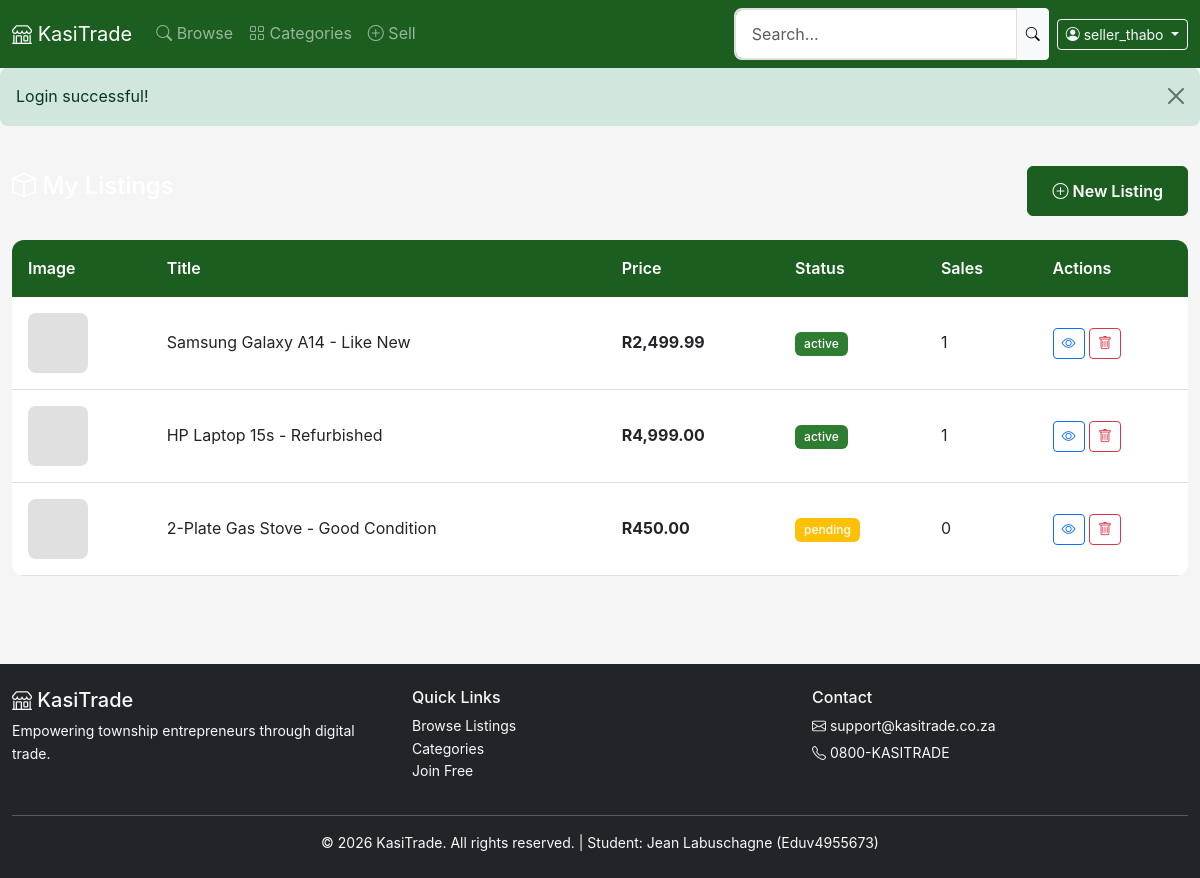
/my-listings.php (signed in), run on the app's committed database.
### tables this page shows
CREATE TABLE listings (
    listing_id INT AUTO_INCREMENT PRIMARY KEY,
    seller_id INT NOT NULL,
    title VARCHAR(200) NOT NULL,
    description TEXT,
    price DECIMAL(10, 2) NOT NULL,
    category_id INT NOT NULL,
    condition_status VARCHAR(20) DEFAULT 'new',
    image_paths JSON,
    status ENUM('active', 'pending', 'sold', 'suspended', 'deleted') DEFAULT 'pending',
    view_count INT DEFAULT 0,
    created_at TIMESTAMP DEFAULT CURRENT_TIMESTAMP,
    updated_at TIMESTAMP DEFAULT CURRENT_TIMESTAMP ON UPDATE CURRENT_TIMESTAMP,
    FOREIGN KEY (seller_id) REFERENCES users(user_id) ON DELETE CASCADE,
    FOREIGN KEY (category_id) REFERENCES categories(category_id) ON DELETE RESTRICT
);

### my-listings.php (the view, shortened to what this page needs)
<?php
require_once 'includes/header.php';
$stmt = $pdo->prepare("SELECT l.*, c.category_name,
                       (SELECT COUNT(*) FROM transactions WHERE listing_id = l.listing_id) as sale_count
                       FROM listings l
                       JOIN categories c ON l.category_id = c.category_id
                       WHERE l.seller_id = ? AND l.status != 'deleted'
                       ORDER BY l.created_at DESC");
$stmt->execute([$_SESSION['user_id']]);
$listings = $stmt->fetchAll();
?>
<div class="container py-4">
    <div class="d-flex justify-content-between align-items-center mb-4">
        <h4><i class="bi bi-box"></i> My Listings</h4>
        <a href="create-listing.php" class="btn btn-kasitrade"><i class="bi bi-plus-circle"></i> New Listing</a>
    </div>
    <?php if (empty($listings)): ?>
    <div class="text-center py-5">
        <i class="bi bi-box display-1 text-muted"></i>
        <p class="text-muted mt-3">No listings yet. Start selling!</p>
        <a href="create-listing.php" class="btn btn-kasitrade">Post First Item</a>
    </div>
    <?php else: ?>
    <div class="table-responsive">
        <table class="table table-hover">
            <thead class="table-dark">
                <tr>
                    <th>Image</th>
                    <th>Title</th>
                    <th>Price</th>
                    <th>Status</th>
                    <th>Sales</th>
                    <th>Actions</th>
                </tr>
            </thead>
            <tbody>
                <?php foreach ($listings as $item): ?>
                <tr>
                    <td>
                        <img src="<?= $item['image_paths'] ? json_decode($item['image_paths'])[0] : 'assets/images/no-image.jpg' ?>"
                             style="width: 60px; height: 60px; object-fit: cover; border-radius: 8px;"
                             onerror="this.src='assets/images/no-image.jpg'">
                    </td>
                    <td><?= clean($item['title']) ?></td>
                    <td class="text-kasitrade"><?= formatPrice($item['price']) ?></td>
                    <td><span class="badge bg-<?= $item['status'] === 'active' ? 'success' : ($item['status'] === 'pending' ? 'warning' : 'secondary') ?>"><?= $item['status'] ?></span></td>
                    <td><?= $item['sale_count'] ?></td>
                    <td>
                        <a href="listing.php?id=<?= $item['listing_id'] ?>" class="btn btn-sm btn-outline-primary"><i class="bi bi-eye"></i></a>
                        <form method="POST" class="d-inline" onsubmit="return confirm('Delete this listing?')">
                            <button type="submit" class="btn btn-sm btn-outline-danger"><i class="bi bi-trash"></i></button>
                        </form>
                    </td>
                </tr>
                <?php endforeach; ?>
            </tbody>
        </table>
    </div>
    <?php endif; ?>
</div>
<?php require_once 'includes/footer.php'; ?>

### includes/header.php (shortened to what this page needs)
<?php
require_once __DIR__ . '/../config/functions.php';
?>
<!DOCTYPE html>
<html lang="en">
<head>
    <link href="https://cdn.jsdelivr.net/npm/bootstrap@5.3.0/dist/css/bootstrap.min.css" rel="stylesheet">
    <link rel="stylesheet" href="https://cdn.jsdelivr.net/npm/bootstrap-icons@1.10.0/font/bootstrap-icons.css">
    <link rel="stylesheet" href="assets/css/style.css">
    <link rel="stylesheet" href="assets/css/responsive.css">
    <link rel="stylesheet" href="assets/css/bootstrap-custom.css">
</head>
<body>
    <nav class="navbar navbar-expand-lg navbar-dark bg-kasitrade sticky-top">
        <div class="container">
            <a class="navbar-brand" href="index.php">
                <i class="bi bi-shop"></i> KasiTrade
            </a>
            <div class="collapse navbar-collapse" id="mainNav">
                <ul class="navbar-nav me-auto">
                    <li class="nav-item"><a class="nav-link" href="browse.php"><i class="bi bi-search"></i> Browse</a></li>
                    <li class="nav-item"><a class="nav-link" href="categories.php"><i class="bi bi-grid"></i> Categories</a></li>
                    <?php if (hasPermission('post_listings')): ?>
                    <li class="nav-item"><a class="nav-link" href="create-listing.php"><i class="bi bi-plus-circle"></i> Sell</a></li>
                    <?php endif; ?>
                </ul>
                <form class="d-flex me-2" action="browse.php" method="GET">
                    <div class="input-group">
                        <input class="form-control form-control-sm" type="search" name="search"
                               placeholder="Search..." value="<?= clean($_GET['search'] ?? '') ?>">
                        <button class="btn btn-light btn-sm" type="submit"><i class="bi bi-search"></i></button>
                    </div>
                </form>
                <?php if (isLoggedIn()): ?>
                <div class="dropdown">
                    <button class="btn btn-outline-light dropdown-toggle btn-sm" type="button" data-bs-toggle="dropdown">
                        <i class="bi bi-person-circle"></i> <?= clean($_SESSION['username']) ?>
                    </button>
                </div>
                <?php else: ?>
                <a href="auth/login.php" class="btn btn-outline-light btn-sm">Login</a>
                <a href="auth/register.php" class="btn btn-light btn-sm ms-2">Join</a>
                <?php endif; ?>
            </div>
        </div>
    </nav>
    <main id="main-content" class="pb-5">
    <?= flash() ?>

### config/functions.php (shortened to what this page needs)
<?php
function isLoggedIn() {
    return isset($_SESSION['user_id']);
}
function hasPermission($perm) {
    return isset($_SESSION['permissions']) && in_array($perm, $_SESSION['permissions']);
}
function flash() {
    if (isset($_SESSION['flash'])) {
        $f = $_SESSION['flash'];
        return "<div class='alert alert-{$f['type']} alert-dismissible fade show' role='alert'>
                {$f['message']}
                <button type='button' class='btn-close' data-bs-dismiss='alert'></button>
                </div>";
    }
    return '';
}
function clean($data) {
    return htmlspecialchars(trim($data), ENT_QUOTES, 'UTF-8');
}
function formatPrice($price) {
    return 'R' . number_format($price, 2);
}
?>

### includes/footer.php (shortened to what this page needs)
    </main>
    <footer class="bg-dark text-light py-4 mt-auto">
        <div class="container">
            <div class="row">
                <div class="col-md-4">
                    <h5><i class="bi bi-shop"></i> KasiTrade</h5>
                    <p class="small">Empowering township entrepreneurs through digital trade.</p>
                </div>
                <div class="col-md-4">
                    <h6>Quick Links</h6>
                    <ul class="list-unstyled small">
                        <li><a href="browse.php" class="text-light text-decoration-none">Browse Listings</a></li>
                        <li><a href="categories.php" class="text-light text-decoration-none">Categories</a></li>
                        <li><a href="auth/register.php" class="text-light text-decoration-none">Join Free</a></li>
                    </ul>
                </div>
                <div class="col-md-4">
                    <h6>Contact</h6>
                    <p class="small mb-1"><i class="bi bi-envelope"></i> support@kasitrade.co.za</p>
                    <p class="small"><i class="bi bi-telephone"></i> 0800-KASITRADE</p>
                </div>
            </div>
            <hr class="my-3">
            <p class="text-center small mb-0">&copy; 2026 KasiTrade. All rights reserved. | Student: Jean Labuschagne (Eduv4955673)</p>
        </div>
    </footer>
</body>
</html>

### assets/css/style.css (style rules this page uses)
:root { --kasitrade-primary: #1B5E20; --kasitrade-secondary: #FF6F00; --kasitrade-accent: #FFD600; --kasitrade-dark: #ffffff; --kasitrade-light: #F5F5F5; --success: #2E7D32; --warning: #F9A825; --danger: #C62828; --info: #0277BD; --font-primary: -apple-system, BlinkMacSystemFont, 'Segoe UI', Roboto, 'Helvetica Neue', Arial, sans-serif; --touch-target-min: 44px; --shadow-sm: 0 1px 2px rgba(0,0,0,0.1); --shadow-md: 0 2px 4px rgba(0,0,0,0.15); --shadow-lg: 0 4px 8px rgba(0,0,0,0.2); }
* { box-sizing: border-box; margin: 0; padding: 0; }
html { font-size: 16px; -webkit-font-smoothing: antialiased; }
body { font-family: var(--font-primary); line-height: 1.6; color: var(--kasitrade-dark); background-color: var(--kasitrade-light); overflow-x: hidden; min-height: 100vh; display: flex; flex-direction: column; }
main { flex: 1; }
.btn-kasitrade { background-color: var(--kasitrade-primary); border-color: var(--kasitrade-primary); color: white; font-weight: 600; min-height: var(--touch-target-min); padding: 0.75rem 1.5rem; transition: all 0.2s ease; }
.bg-kasitrade { background-color: var(--kasitrade-primary) !important; }
.text-kasitrade { color: var(--kasitrade-primary); font-weight: 700; }
.table thead th { background-color: var(--kasitrade-primary); color: white; font-weight: 600; border: none; padding: 1rem; }
.table tbody td { padding: 1rem; vertical-align: middle; }

### assets/css/responsive.css (style rules this page uses)
@media (min-width: 992px) { .container { max-width: 1140px; } }
@media (min-width: 1200px) { .container { max-width: 1320px; } }

### data on the page
listings: title "Samsung Galaxy A14 - Like New", price "R2,499.99", status "active", sale_count "1"
listings: title "HP Laptop 15s - Refurbished", price "R4,999.00", status "active", sale_count "1"
listings: title "2-Plate Gas Stove - Good Condition", price "R450.00", status "pending", sale_count "0"

### other printed values
$_SESSION['username'] "seller_thabo"
$f['message'] "Login successful!"
